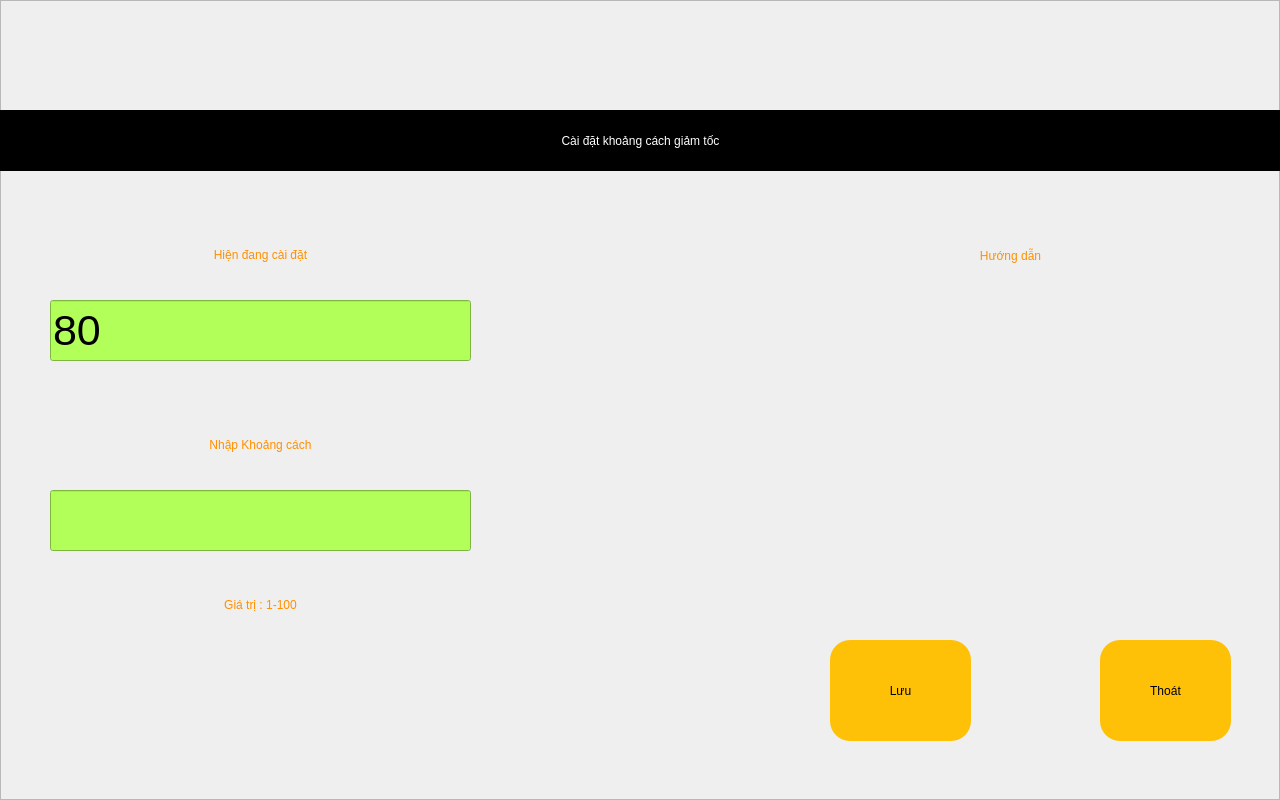
<?xml version="1.0" encoding="UTF-8"?>
<ui version="4.0">
 <class>setKCGiamToc</class>
 <widget class="QWidget" name="setKCGiamToc">
  <property name="geometry">
   <rect>
    <x>0</x>
    <y>0</y>
    <width>1280</width>
    <height>800</height>
   </rect>
  </property>
  <property name="windowTitle">
   <string>Form</string>
  </property>
  <property name="styleSheet">
   <string notr="true"/>
  </property>
  <widget class="QFrame" name="frame">
   <property name="geometry">
    <rect>
     <x>0</x>
     <y>0</y>
     <width>1280</width>
     <height>800</height>
    </rect>
   </property>
   <property name="styleSheet">
    <string notr="true">.QFrame{background-image: url(:/images/darkbg.jpg);}#QPushButton:pressed { background-color:#FF6E40}.QPushButton{border-radius: 20px;background-color: #FFC107;font: 75 20pt bold &quot;Ubuntu&quot;;}.QLabel{color:#FF8F00;font: 75 32pt &quot;Ubuntu&quot;;}.QLineEdit{background-color:#B2FF59;font: 75 32pt &quot;Ubuntu&quot;;}
</string>
   </property>
   <property name="frameShape">
    <enum>QFrame::StyledPanel</enum>
   </property>
   <property name="frameShadow">
    <enum>QFrame::Raised</enum>
   </property>
   <widget class="QLabel" name="label">
    <property name="geometry">
     <rect>
      <x>0</x>
      <y>110</y>
      <width>1281</width>
      <height>61</height>
     </rect>
    </property>
    <property name="styleSheet">
     <string notr="true">font: 75 32pt &quot;Ubuntu&quot;;
background-color: rgb(0, 0, 0);
color: rgb(255, 255, 255);</string>
    </property>
    <property name="text">
     <string>Cài đặt khoảng cách giảm tốc</string>
    </property>
    <property name="alignment">
     <set>Qt::AlignCenter</set>
    </property>
    <property name="margin">
     <number>0</number>
    </property>
   </widget>
   <widget class="QLabel" name="label_2">
    <property name="geometry">
     <rect>
      <x>50</x>
      <y>230</y>
      <width>421</width>
      <height>50</height>
     </rect>
    </property>
    <property name="styleSheet">
     <string notr="true"/>
    </property>
    <property name="text">
     <string>Hiện đang cài đặt</string>
    </property>
    <property name="alignment">
     <set>Qt::AlignCenter</set>
    </property>
    <property name="margin">
     <number>0</number>
    </property>
   </widget>
   <widget class="QLabel" name="label_3">
    <property name="geometry">
     <rect>
      <x>50</x>
      <y>580</y>
      <width>421</width>
      <height>50</height>
     </rect>
    </property>
    <property name="styleSheet">
     <string notr="true"/>
    </property>
    <property name="text">
     <string>Giá trị : 1-100</string>
    </property>
    <property name="alignment">
     <set>Qt::AlignCenter</set>
    </property>
    <property name="margin">
     <number>0</number>
    </property>
   </widget>
   <widget class="QLabel" name="label_4">
    <property name="geometry">
     <rect>
      <x>50</x>
      <y>420</y>
      <width>421</width>
      <height>50</height>
     </rect>
    </property>
    <property name="styleSheet">
     <string notr="true"/>
    </property>
    <property name="text">
     <string>Nhập Khoảng cách</string>
    </property>
    <property name="alignment">
     <set>Qt::AlignCenter</set>
    </property>
    <property name="margin">
     <number>0</number>
    </property>
   </widget>
   <widget class="QPushButton" name="btSave">
    <property name="geometry">
     <rect>
      <x>830</x>
      <y>640</y>
      <width>141</width>
      <height>101</height>
     </rect>
    </property>
    <property name="text">
     <string>Lưu</string>
    </property>
   </widget>
   <widget class="QPushButton" name="btExit">
    <property name="geometry">
     <rect>
      <x>1100</x>
      <y>640</y>
      <width>131</width>
      <height>101</height>
     </rect>
    </property>
    <property name="text">
     <string>Thoát</string>
    </property>
   </widget>
   <widget class="QLineEdit" name="tbKCHienTai">
    <property name="geometry">
     <rect>
      <x>50</x>
      <y>300</y>
      <width>421</width>
      <height>61</height>
     </rect>
    </property>
    <property name="font">
     <font>
      <family>Ubuntu</family>
      <pointsize>32</pointsize>
      <weight>9</weight>
      <italic>false</italic>
      <bold>false</bold>
     </font>
    </property>
    <property name="text">
     <string>80</string>
    </property>
   </widget>
   <widget class="QLineEdit" name="tbKCCaiDat">
    <property name="geometry">
     <rect>
      <x>50</x>
      <y>490</y>
      <width>421</width>
      <height>61</height>
     </rect>
    </property>
    <property name="font">
     <font>
      <family>Ubuntu</family>
      <pointsize>32</pointsize>
      <weight>9</weight>
      <italic>false</italic>
      <bold>false</bold>
     </font>
    </property>
   </widget>
   <widget class="QLabel" name="label_5">
    <property name="geometry">
     <rect>
      <x>830</x>
      <y>230</y>
      <width>361</width>
      <height>51</height>
     </rect>
    </property>
    <property name="styleSheet">
     <string notr="true"/>
    </property>
    <property name="text">
     <string>Hướng dẫn</string>
    </property>
    <property name="alignment">
     <set>Qt::AlignCenter</set>
    </property>
    <property name="margin">
     <number>0</number>
    </property>
   </widget>
  </widget>
 </widget>
 <resources>
  <include location="resources.qrc"/>
 </resources>
 <connections/>
</ui>
